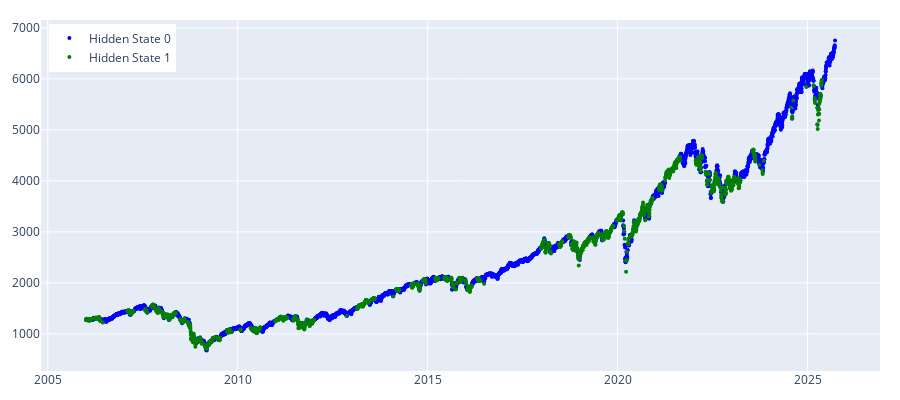

Notebook code cell kept with this figure:
### Code cell
states_pred_gmm = feed_forward_training(model_gmm, params, prices_array, split_index, 20)
plot_hidden_states(np.array(states_pred_gmm), prices[[f'{trading_instrument}']][split_index:])

### Figure 1 — Plotly figure (JSON) as saved in the notebook; plotly's stock layout.template omitted (floating-point values rounded to 4 significant figures; data arrays with more than 128 entries replaced by an {"elided": "..."} marker saying what was removed)
{"data": [{"marker": {"color": "blue", "size": 4}, "mode": "markers", "name": "Hidden State 0", "type": "scatter", "x": {"elided": "3259 str values"}, "y": {"elided": "3259 float values"}}, {"marker": {"color": "green", "size": 4}, "mode": "markers", "name": "Hidden State 1", "type": "scatter", "x": {"elided": "1709 str values"}, "y": {"elided": "1709 float values"}}], "layout": {"height": 400, "legend": {"x": 0.01, "xanchor": "left", "y": 0.99, "yanchor": "top"}, "margin": {"b": 20, "l": 20, "r": 20, "t": 20}, "width": 900}}
